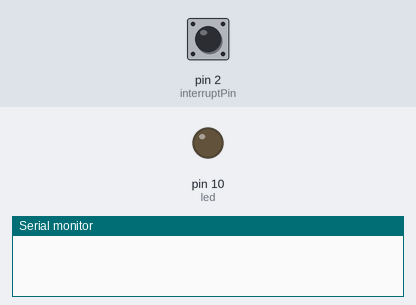
A sketch run on a simulated Arduino Uno, built with avr-gcc and run on an emulated ATmega328P. On the bench: output pins drawn as LEDs (lit = HIGH), the last lines printed to the serial monitor. The test bench sets the inputs (shaded band); at power-on: pin 2 (interruptPin) HIGH.

Above: at 1.2 s.
1.3 s: pin 2 (interruptPin) pulled LOW for 0.15 s
At 2.1 s:
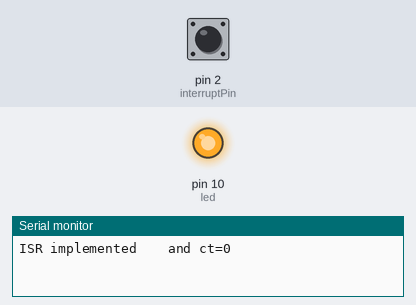
Timing chart, 0 to 10.4 s (numbered marks = the images above; inputs shaded):
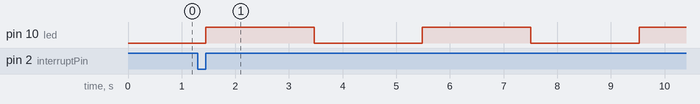

Measured:
- after the input at 1.3 s, pin 10 (led): alternates HIGH for 2.0 s and LOW for 2.0 s, starting after 0.15 s

The sketch:

ISR.ino
```cpp
const byte led = 10;
const byte interruptPin = 2;
volatile float j=0.5;
volatile int ct=0,flag=0;
volatile int i=0,k=0,timenow;

//void ISR_func();

void setup() {
   pinMode(led, OUTPUT);
   pinMode(interruptPin, INPUT_PULLUP);
   attachInterrupt(digitalPinToInterrupt(interruptPin), ISR_func, RISING);
   Serial.begin(9600);
}

void loop() {
  if(ct){
      for(int i=0; (i<2000)&&(flag==0); i++){
       digitalWrite(led,HIGH);
       delay(1);

    }flag=1;
      for(int i=0; (i<2000)&&(flag==1); i++){
       digitalWrite(led,LOW);
       delay(1);

    } flag=0;
  }
 }

void ISR_func() {
  Serial.print("ISR implemented    and ct=");Serial.println(ct);
   ct=1;
   flag=0;
}
```
